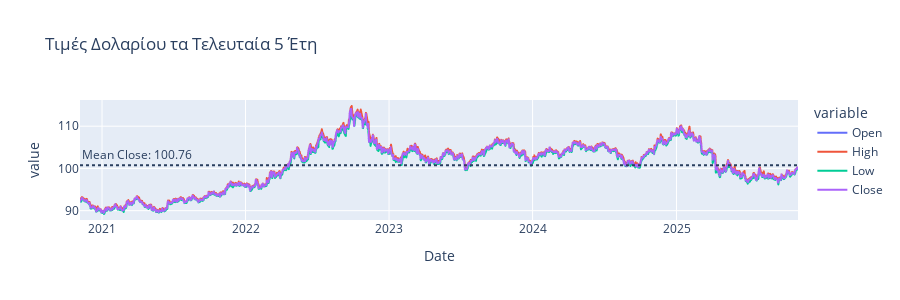

Here is the notebook cell this chart was saved with:
### Markdown cell above
## 2. Από το line plot του ερωτήματος (1), παρατηρείτε πως είναι στατικές ή μη στατικές οι χρονοσειρές?

### Code cell
close_mean = df["Close"].mean()
fig = px.line(df, x='Date', y=['Open', 'High', 'Low', 'Close'], title='Τιμές Δολαρίου τα Τελευταία 5 Έτη', height=300)
fig.add_hline(
    y=close_mean,
    line_dash="dot",
    annotation_text=f"Mean Close: {close_mean:.2f}",
    annotation_position="top left"
)
fig.show()

### Figure 1 — Plotly figure (JSON) as saved in the notebook; plotly's stock layout.template omitted (floating-point values rounded to 4 significant figures; data arrays with more than 128 entries replaced by an {"elided": "..."} marker saying what was removed)
{"data": [{"hovertemplate": "variable=Open<br>Date=%{x}<br>value=%{y}<extra></extra>", "legendgroup": "Open", "line": {"color": "#636efa", "dash": "solid"}, "marker": {"symbol": "circle"}, "mode": "lines", "name": "Open", "showlegend": true, "type": "scattergl", "x": {"elided": "1257 str values"}, "xaxis": "x", "y": {"elided": "1257 float values"}, "yaxis": "y"}, {"hovertemplate": "variable=High<br>Date=%{x}<br>value=%{y}<extra></extra>", "legendgroup": "High", "line": {"color": "#EF553B", "dash": "solid"}, "marker": {"symbol": "circle"}, "mode": "lines", "name": "High", "showlegend": true, "type": "scattergl", "x": {"elided": "1257 str values"}, "xaxis": "x", "y": {"elided": "1257 float values"}, "yaxis": "y"}, {"hovertemplate": "variable=Low<br>Date=%{x}<br>value=%{y}<extra></extra>", "legendgroup": "Low", "line": {"color": "#00cc96", "dash": "solid"}, "marker": {"symbol": "circle"}, "mode": "lines", "name": "Low", "showlegend": true, "type": "scattergl", "x": {"elided": "1257 str values"}, "xaxis": "x", "y": {"elided": "1257 float values"}, "yaxis": "y"}, {"hovertemplate": "variable=Close<br>Date=%{x}<br>value=%{y}<extra></extra>", "legendgroup": "Close", "line": {"color": "#ab63fa", "dash": "solid"}, "marker": {"symbol": "circle"}, "mode": "lines", "name": "Close", "showlegend": true, "type": "scattergl", "x": {"elided": "1257 str values"}, "xaxis": "x", "y": {"elided": "1257 float values"}, "yaxis": "y"}], "layout": {"annotations": [{"showarrow": false, "text": "Mean Close: 100.76", "x": 0, "xanchor": "left", "xref": "x domain", "y": 100.8, "yanchor": "bottom", "yref": "y"}], "height": 300, "legend": {"title": {"text": "variable"}, "tracegroupgap": 0}, "shapes": [{"line": {"dash": "dot"}, "type": "line", "x0": 0, "x1": 1, "xref": "x domain", "y0": 100.8, "y1": 100.8, "yref": "y"}], "title": {"text": "Τιμές Δολαρίου τα Τελευταία 5 Έτη"}, "xaxis": {"anchor": "y", "domain": [0, 1], "title": {"text": "Date"}}, "yaxis": {"anchor": "x", "domain": [0, 1], "title": {"text": "value"}}}}
